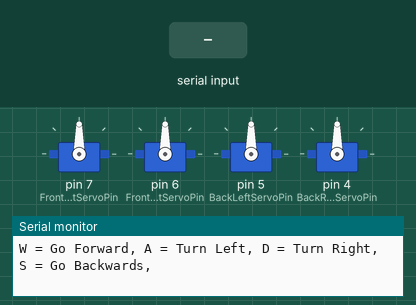
Bench run of a sketch on a simulated Arduino Uno, built with avr-gcc and run on an emulated ATmega328P. Parts: 4 × servo, the last lines printed to the serial monitor. The test bench sets the inputs (shaded band).

Above: at 1.2 s.
1.3 s: "w" received over Serial
At 2.4 s:
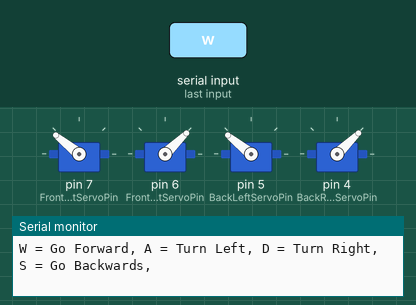
2.8 s: "s" received over Serial
At 3.5 s:
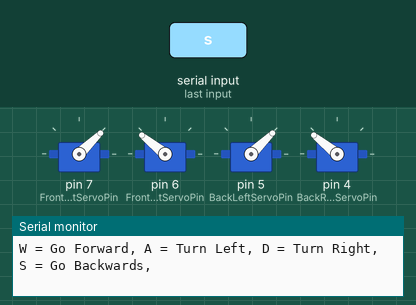
4.3 s: "d" received over Serial
At 4.7 s:
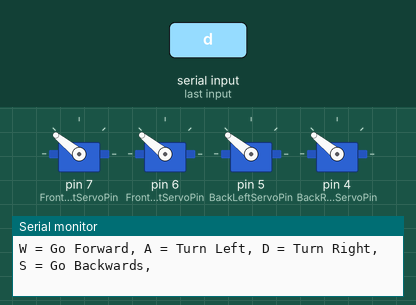
5.8 s: "a" received over Serial
At 7.0 s:
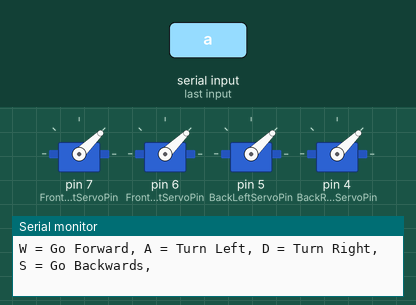
7.3 s: byte 32 (' ') received over Serial
At 8.2 s:
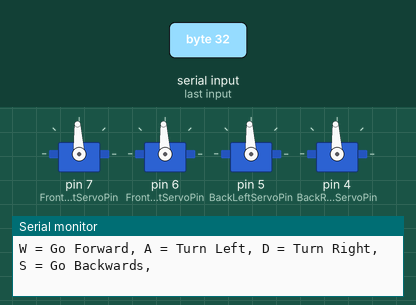
Timing chart, 0 to 9.8 s (numbered marks = the images above; inputs shaded):
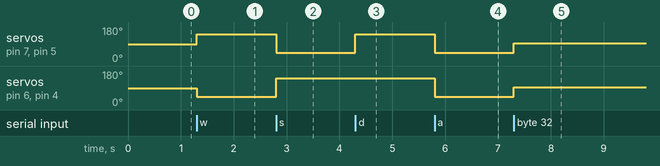

The sketch:

_333.ino
```cpp
#include <Servo.h>
char INBYTE;
int FrontLeftServoPin = 7;
int FrontRightServoPin = 6;
int BackLeftServoPin = 5;
int BackRightServoPin = 4;

Servo FrontLeftServo;
Servo FrontRightServo;
Servo BackLeftServo;
Servo BackRightServo;

void setup() {

Serial.begin(9600);
FrontLeftServo.attach(FrontLeftServoPin);
FrontRightServo.attach(FrontRightServoPin);
BackLeftServo.attach(BackLeftServoPin);
BackRightServo.attach(BackRightServoPin);
}
void loop() {
Serial.println("W = Go Forward, A = Turn Left, D = Turn Right, S = Go Backwards, ");
 while (!Serial.available());
 INBYTE = Serial.read();
   if(INBYTE == 'w') {
      FrontLeftServo.writeMicroseconds(2000);
      FrontRightServo.writeMicroseconds(1000);
      BackLeftServo.writeMicroseconds(2000);
      BackRightServo.writeMicroseconds(1000);
    }
    if(INBYTE == 's') {
      FrontLeftServo.writeMicroseconds(1000);
      FrontRightServo.writeMicroseconds(2000);
      BackLeftServo.writeMicroseconds(1000);
      BackRightServo.writeMicroseconds(2000);
    }
      if(INBYTE == 'd') {
      FrontLeftServo.writeMicroseconds(2000);
      FrontRightServo.writeMicroseconds(2000);
      BackLeftServo.writeMicroseconds(2000);
      BackRightServo.writeMicroseconds(2000);
    }
      if(INBYTE == 'a') {
      FrontLeftServo.writeMicroseconds(1000);
      FrontRightServo.writeMicroseconds(1000);
      BackLeftServo.writeMicroseconds(1000);
      BackRightServo.writeMicroseconds(1000);
    }
      if(INBYTE == ' ') {
      FrontLeftServo.writeMicroseconds(1500);
      FrontRightServo.writeMicroseconds(1500);
      BackLeftServo.writeMicroseconds(1500);
      BackRightServo.writeMicroseconds(1500);
    }
}
//int val = 180;
///Servo1.write(val);
//int val1 = -180;
//Servo2.write(val1);
```

Measured:
- after the input at 1.3 s, servo on pin 7 (FrontLeftServoPin), servo on pin 5 (BackLeftServoPin): 90° → 141° at once; servo on pin 6 (FrontRightServoPin), servo on pin 4 (BackRightServoPin): 90° → 44° at once
- after the input at 2.8 s, servo on pin 7 (FrontLeftServoPin), servo on pin 5 (BackLeftServoPin): 141° → 44° at once; servo on pin 6 (FrontRightServoPin), servo on pin 4 (BackRightServoPin): 44° → 141° at once
- after the input at 4.3 s, servo on pin 7 (FrontLeftServoPin), servo on pin 5 (BackLeftServoPin): 44° → 141° at once
- after the input at 5.8 s, servo on pin 7 (FrontLeftServoPin), servo on pin 6 (FrontRightServoPin), servo on pin 5 (BackLeftServoPin), servo on pin 4 (BackRightServoPin): 141° → 44° at once
- after the input at 7.3 s, servo on pin 7 (FrontLeftServoPin), servo on pin 6 (FrontRightServoPin), servo on pin 5 (BackLeftServoPin), servo on pin 4 (BackRightServoPin): 44° → 93° at once
